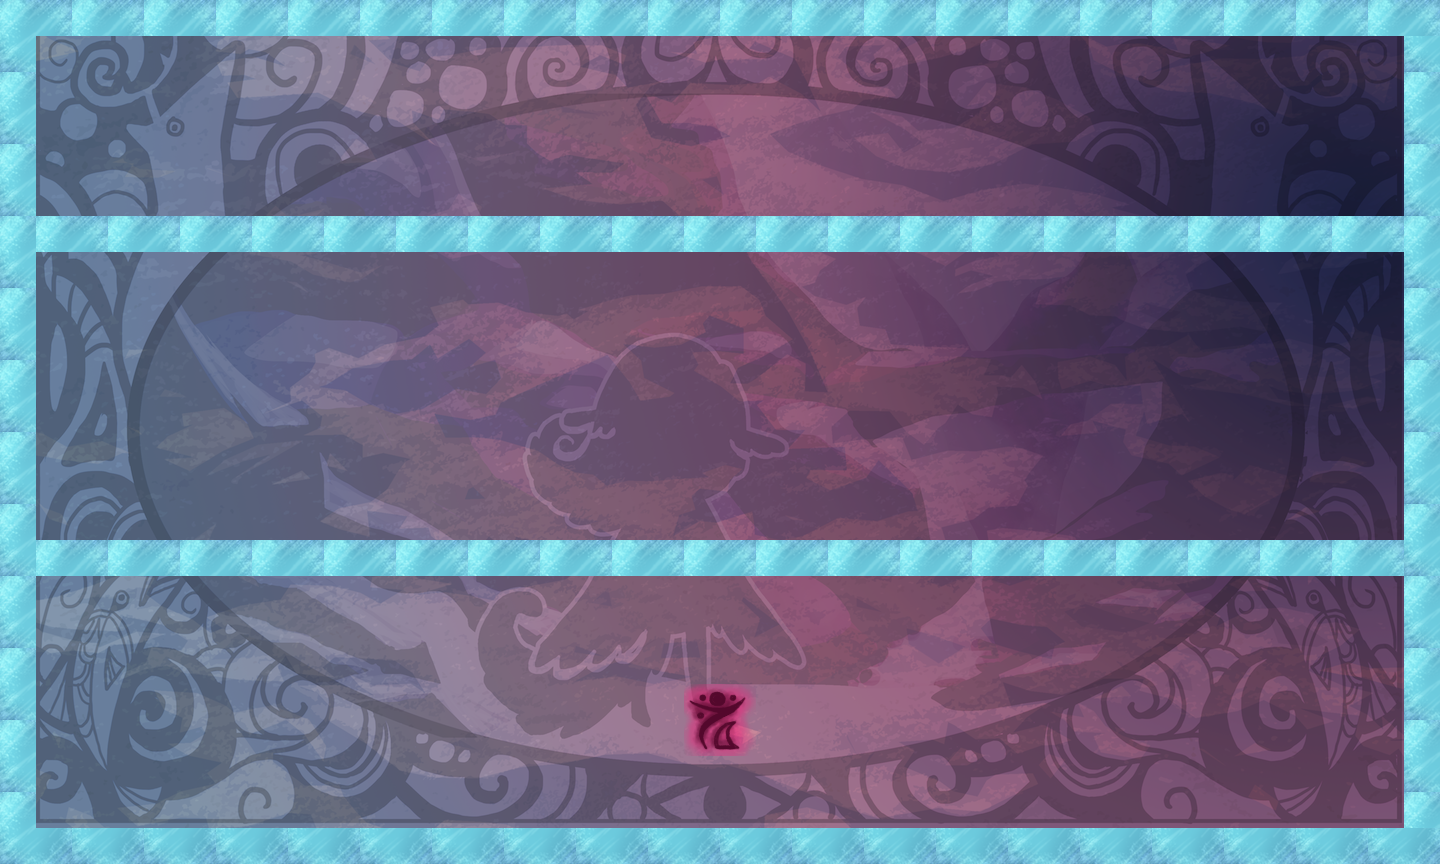

A level layout from a 2D game, rendered from its tile map. Below: a short description, then the map file with tile-grid data replaced by summaries:
An orthogonal 40x24 tile map with 36x36 px tiles, 2 tile layers (bg, tiles), 13 tilesets.

<map version="1.0" orientation="orthogonal" width="40" height="24" tilewidth="36" tileheight="36">
 <properties>
  <property name="itemSize" value="0" />
  <property name="playerLocation" value="!json! {&quot;x&quot;: 3, &quot;y&quot;:12 }" />
  <property name="tutorial" value="false" />
 </properties>
 <tileset firstgid="1" name="bg" tilewidth="1440" tileheight="864">
  <tileoffset x="-720" y="432" />
  <image source="../../../art/bg.png" width="1440" height="864" />
 </tileset>
 <tileset firstgid="2" name="redWall" tilewidth="36" tileheight="36">
  <image source="../../../art/redWall.png" width="72" height="72" />
  <tile id="0">
   <properties>
    <property name="bodyType" value="static" />
    <property name="collType" value="solid" />
    <property name="func" value="redWallCollision" />
    <property name="name" value="redWall" />
    <property name="physics:bounce" value="0" />
    <property name="physics:enabled" value="true" />
   </properties>
  </tile>
  <tile id="1">
   <properties>
    <property name="bodyType" value="static" />
    <property name="collType" value="solid" />
    <property name="func" value="redWallCollision" />
    <property name="name" value="redWall" />
    <property name="physics:bounce" value="0" />
    <property name="physics:enabled" value="true" />
   </properties>
  </tile>
  <tile id="2">
   <properties>
    <property name="bodyType" value="static" />
    <property name="collType" value="solid" />
    <property name="func" value="redWallCollision" />
    <property name="name" value="redWall" />
    <property name="physics:bounce" value="0" />
    <property name="physics:enabled" value="true" />
   </properties>
  </tile>
  <tile id="3">
   <properties>
    <property name="bodyType" value="static" />
    <property name="collType" value="solid" />
    <property name="func" value="redWallCollision" />
    <property name="name" value="redWall" />
    <property name="physics:bounce" value="0" />
    <property name="physics:enabled" value="true" />
   </properties>
  </tile>
 </tileset>
 <tileset firstgid="6" name="aura" tilewidth="72" tileheight="72">
  <image source="../../../art/aura.png" width="72" height="72" />
  <tile id="0">
   <properties>
    <property name="bodyType" value="static" />
    <property name="collType" value="passThru" />
    <property name="func" value="blueAuraCollision" />
    <property name="name" value="blueAura" />
    <property name="physics:bounce" value="0" />
    <property name="physics:enabled" value="true" />
   </properties>
  </tile>
 </tileset>
 <tileset firstgid="7" name="rune" tilewidth="72" tileheight="72">
  <image source="../../../art/rune.png" width="72" height="72" />
  <tile id="0">
   <properties>
    <property name="bodyType" value="static" />
    <property name="collType" value="passThru" />
    <property name="func" value="runeCollisionT" />
    <property name="name" value="rune" />
    <property name="physics:bounce" value="0" />
    <property name="physics:enabled" value="true" />
   </properties>
  </tile>
 </tileset>
 <tileset firstgid="8" name="key" tilewidth="72" tileheight="72">
  <image source="../../../art/antler.png" width="72" height="72" />
  <tile id="0">
   <properties>
    <property name="bodyType" value="static" />
    <property name="collType" value="passThru" />
    <property name="collectible" value="true" />
    <property name="func" value="keyCollision" />
    <property name="name" value="key" />
    <property name="physics:bounce" value="0" />
    <property name="physics:enabled" value="true" />
   </properties>
  </tile>
 </tileset>
 <tileset firstgid="9" name="blueWall" tilewidth="36" tileheight="36">
  <image source="../../../art/blueWall.png" width="72" height="72" />
  <tile id="0">
   <properties>
    <property name="bodyType" value="static" />
    <property name="collType" value="wall" />
    <property name="func" value="blueWallCollision" />
    <property name="name" value="blueWall" />
    <property name="physics:bounce" value="0" />
    <property name="physics:enabled" value="true" />
   </properties>
  </tile>
  <tile id="1">
   <properties>
    <property name="bodyType" value="static" />
    <property name="collType" value="wall" />
    <property name="func" value="blueWallCollision" />
    <property name="name" value="blueWall" />
    <property name="physics:bounce" value="0" />
    <property name="physics:enabled" value="true" />
   </properties>
  </tile>
  <tile id="2">
   <properties>
    <property name="bodyType" value="static" />
    <property name="collType" value="wall" />
    <property name="func" value="blueWallCollision" />
    <property name="name" value="blueWall" />
    <property name="physics:bounce" value="0" />
    <property name="physics:enabled" value="true" />
   </properties>
  </tile>
  <tile id="3">
   <properties>
    <property name="bodyType" value="static" />
    <property name="collType" value="wall" />
    <property name="func" value="blueWallCollision" />
    <property name="name" value="blueWall" />
    <property name="physics:bounce" value="0" />
    <property name="physics:enabled" value="true" />
   </properties>
  </tile>
 </tileset>
 <tileset firstgid="13" name="greenWall" tilewidth="36" tileheight="36">
  <image source="../../../art/greenWall.png" width="72" height="72" />
  <tile id="0">
   <properties>
    <property name="bodyType" value="static" />
    <property name="collType" value="solid" />
    <property name="func" value="greenWallCollision" />
    <property name="name" value="greenWall" />
    <property name="physics:bounce" value="0" />
    <property name="physics:enabled" value="static" />
   </properties>
  </tile>
  <tile id="1">
   <properties>
    <property name="bodyType" value="static" />
    <property name="collType" value="solid" />
    <property name="func" value="greenWallCollision" />
    <property name="name" value="greenWall" />
    <property name="physics:bounce" value="0" />
    <property name="physics:enabled" value="true" />
   </properties>
  </tile>
  <tile id="2">
   <properties>
    <property name="bodyType" value="static" />
    <property name="collType" value="solid" />
    <property name="func" value="greenWallCollision" />
    <property name="name" value="greenWall" />
    <property name="physics:bounce" value="0" />
    <property name="physics:enabled" value="true" />
   </properties>
  </tile>
  <tile id="3">
   <properties>
    <property name="bodyType" value="static" />
    <property name="collType" value="solid" />
    <property name="func" value="greenWallCollision" />
    <property name="name" value="greenWall" />
    <property name="physics:bounce" value="0" />
    <property name="physics:enabled" value="true" />
   </properties>
  </tile>
 </tileset>
 <tileset firstgid="17" name="lockedDoor" tilewidth="72" tileheight="72">
  <image source="../../../art/lockeddoor.png" width="72" height="72" />
  <tile id="0">
   <properties>
    <property name="bodyType" value="static" />
    <property name="collType" value="solid" />
    <property name="func" value="lockedDoorCollision" />
    <property name="name" value="lockedDoor" />
    <property name="physics:bounce" value="0" />
    <property name="physics:enabled" value="true" />
   </properties>
  </tile>
 </tileset>
 <tileset firstgid="18" name="runeblue" tilewidth="72" tileheight="72">
  <image source="../../../art/runeblue.png" width="72" height="72" />
  <tile id="0">
   <properties>
    <property name="bodyType" value="static" />
    <property name="collType" value="passThru" />
    <property name="func" value="runeCollision" />
    <property name="name" value="blueRune" />
    <property name="physics:bounce" value="0" />
    <property name="physics:enabled" value="true" />
   </properties>
  </tile>
 </tileset>
 <tileset firstgid="19" name="runegreen" tilewidth="72" tileheight="72">
  <image source="../../../art/runegreen.png" width="72" height="72" />
  <tile id="0">
   <properties>
    <property name="bodyType" value="static" />
    <property name="collType" value="passThru" />
    <property name="func" value="runeCollision" />
    <property name="name" value="greenRune" />
    <property name="physics:bounce" value="0" />
    <property name="physics:enabled" value="true" />
   </properties>
  </tile>
 </tileset>
 <tileset firstgid="20" name="runepink" tilewidth="72" tileheight="72">
  <image source="../../../art/runepink.png" width="72" height="72" />
  <tile id="0">
   <properties>
    <property name="bodyType" value="static" />
    <property name="collType" value="passThru" />
    <property name="func" value="runeCollision" />
    <property name="name" value="pinkRune" />
    <property name="physics:bounce" value="0" />
    <property name="physics:enabled" value="true" />
   </properties>
  </tile>
 </tileset>
 <tileset firstgid="21" name="runepurple" tilewidth="72" tileheight="72">
  <image source="../../../art/runepurple.png" width="72" height="72" />
  <tile id="0">
   <properties>
    <property name="bodyType" value="static" />
    <property name="collType" value="passThru" />
    <property name="func" value="runeCollision" />
    <property name="name" value="purpleRune" />
    <property name="physics:bounce" value="0" />
    <property name="physics:enabled" value="true" />
   </properties>
  </tile>
 </tileset>
 <tileset firstgid="22" name="runeyellow" tilewidth="72" tileheight="72">
  <image source="../../../art/runeyellow.png" width="72" height="72" />
  <tile id="0">
   <properties>
    <property name="bodyType" value="static" />
    <property name="collType" value="passThru" />
    <property name="func" value="runeCollision" />
    <property name="name" value="yellowRune" />
    <property name="physics:bounce" value="0" />
    <property name="physics:enabled" value="true" />
   </properties>
  </tile>
 </tileset>
 <layer name="bg" width="40" height="24">
  <data>[960 cells, 1 non-empty, 1 distinct tile ids]</data>
 </layer>
 <layer name="tiles" width="40" height="24">
  <data>[960 cells, 201 non-empty, 5 distinct tile ids]</data>
 </layer>
</map>
